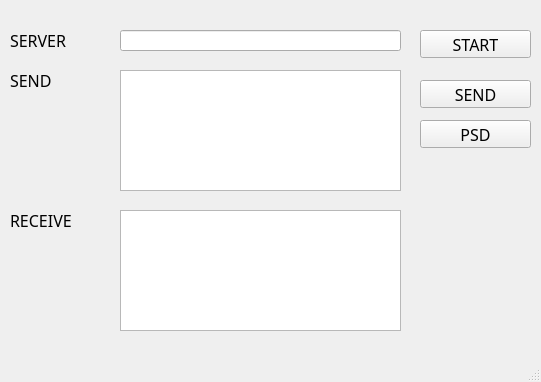
<?xml version="1.0" encoding="UTF-8"?>
<ui version="4.0">
 <class>MainWindow</class>
 <widget class="QMainWindow" name="MainWindow">
  <property name="geometry">
   <rect>
    <x>0</x>
    <y>0</y>
    <width>541</width>
    <height>382</height>
   </rect>
  </property>
  <property name="windowTitle">
   <string>MainWindow</string>
  </property>
  <widget class="QWidget" name="centralwidget">
   <widget class="QPushButton" name="pushButton">
    <property name="geometry">
     <rect>
      <x>420</x>
      <y>30</y>
      <width>111</width>
      <height>28</height>
     </rect>
    </property>
    <property name="font">
     <font>
      <family>Arial Black</family>
      <pointsize>12</pointsize>
     </font>
    </property>
    <property name="text">
     <string>START</string>
    </property>
   </widget>
   <widget class="QPushButton" name="pushButton_2">
    <property name="geometry">
     <rect>
      <x>420</x>
      <y>80</y>
      <width>111</width>
      <height>28</height>
     </rect>
    </property>
    <property name="font">
     <font>
      <family>Arial Black</family>
      <pointsize>12</pointsize>
     </font>
    </property>
    <property name="text">
     <string>SEND</string>
    </property>
   </widget>
   <widget class="QTextEdit" name="textEdit">
    <property name="geometry">
     <rect>
      <x>120</x>
      <y>70</y>
      <width>281</width>
      <height>121</height>
     </rect>
    </property>
   </widget>
   <widget class="QTextEdit" name="textEdit_2">
    <property name="geometry">
     <rect>
      <x>120</x>
      <y>210</y>
      <width>281</width>
      <height>121</height>
     </rect>
    </property>
   </widget>
   <widget class="QLabel" name="label">
    <property name="geometry">
     <rect>
      <x>10</x>
      <y>30</y>
      <width>101</width>
      <height>21</height>
     </rect>
    </property>
    <property name="font">
     <font>
      <family>Arial Black</family>
      <pointsize>12</pointsize>
     </font>
    </property>
    <property name="text">
     <string>SERVER</string>
    </property>
   </widget>
   <widget class="QLineEdit" name="lineEdit">
    <property name="geometry">
     <rect>
      <x>120</x>
      <y>30</y>
      <width>281</width>
      <height>21</height>
     </rect>
    </property>
   </widget>
   <widget class="QLabel" name="label_2">
    <property name="geometry">
     <rect>
      <x>10</x>
      <y>70</y>
      <width>101</width>
      <height>21</height>
     </rect>
    </property>
    <property name="font">
     <font>
      <family>Arial Black</family>
      <pointsize>12</pointsize>
     </font>
    </property>
    <property name="text">
     <string>SEND</string>
    </property>
   </widget>
   <widget class="QLabel" name="label_3">
    <property name="geometry">
     <rect>
      <x>10</x>
      <y>210</y>
      <width>101</width>
      <height>21</height>
     </rect>
    </property>
    <property name="font">
     <font>
      <family>Arial Black</family>
      <pointsize>12</pointsize>
     </font>
    </property>
    <property name="text">
     <string>RECEIVE</string>
    </property>
   </widget>
   <widget class="QPushButton" name="pushButton_3">
    <property name="geometry">
     <rect>
      <x>420</x>
      <y>120</y>
      <width>111</width>
      <height>28</height>
     </rect>
    </property>
    <property name="font">
     <font>
      <family>Arial Black</family>
      <pointsize>12</pointsize>
     </font>
    </property>
    <property name="text">
     <string>PSD</string>
    </property>
   </widget>
  </widget>
  <widget class="QMenuBar" name="menubar">
   <property name="geometry">
    <rect>
     <x>0</x>
     <y>0</y>
     <width>541</width>
     <height>26</height>
    </rect>
   </property>
  </widget>
  <widget class="QStatusBar" name="statusbar"/>
 </widget>
 <resources/>
 <connections/>
</ui>
